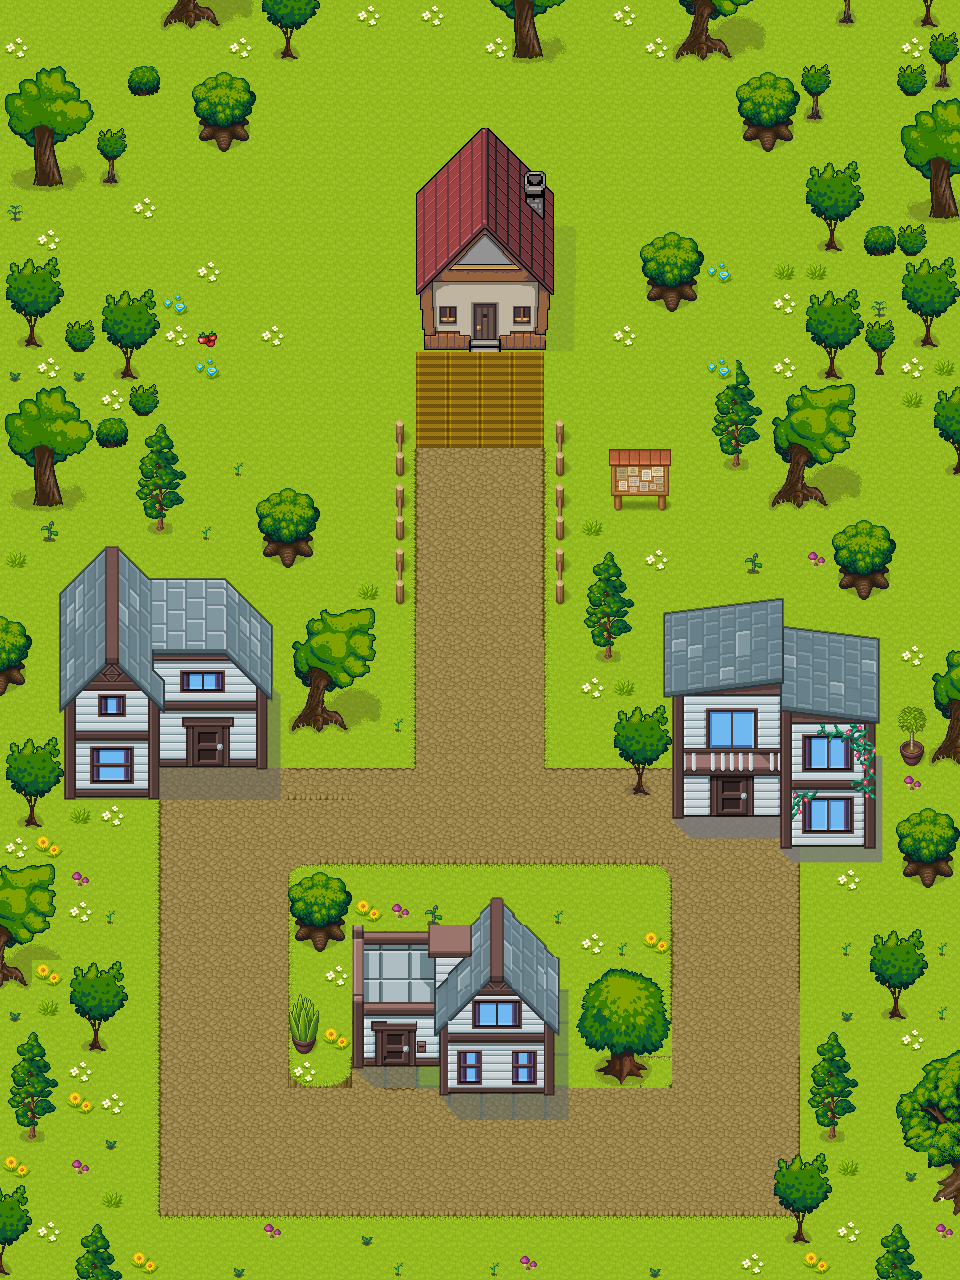

The image is a tile-based game level rendered from a .tmx file. Its description and source (layers, tilesets, objects; grid data summarised) follow:
An orthogonal 30x40 tile map with 32x32 px tiles, 3 tile layers (ground, stairs, object), 1 hidden layer not drawn, 8 tilesets and 1 object (health).

<map version="1.9" tiledversion="1.9.2" orientation="orthogonal" renderorder="right-down" width="30" height="40" tilewidth="32" tileheight="32" infinite="0" nextlayerid="10" nextobjectid="11">
 <editorsettings>
  <export target="worldmap.tmj" format="json" />
 </editorsettings>
 <tileset firstgid="1" name="tuxmon32x32" tilewidth="32" tileheight="32" tilecount="775" columns="25">
  <image source="tuxmon-32x32.png" width="816" height="1020" />
 </tileset>
 <tileset firstgid="776" name="pipoya32x32" tilewidth="32" tileheight="32" tilecount="1064" columns="8">
  <image source="pipoya.png" width="256" height="4256" />
 </tileset>
 <tileset firstgid="1840" name="trees32x32" tilewidth="32" tileheight="32" tilecount="1024" columns="32">
  <image source="trees-green.png" width="1024" height="1024" />
 </tileset>
 <tileset firstgid="2864" name="plants32x32" tilewidth="32" tileheight="32" tilecount="108" columns="9">
  <image source="plants.png" width="288" height="384" />
 </tileset>
 <tileset firstgid="2972" name="house32x32" tilewidth="32" tileheight="32" tilecount="35" columns="5">
  <image source="house1.png" width="163" height="228" />
 </tileset>
 <tileset firstgid="3007" name="friendhouse232x32" tilewidth="32" tileheight="32" tilecount="72" columns="8">
  <image source="friendhouse2.png" width="276" height="311" />
 </tileset>
 <tileset firstgid="3079" name="house332x32" tilewidth="32" tileheight="32" tilecount="64" columns="8">
  <image source="house3.png" width="259" height="280" />
 </tileset>
 <tileset firstgid="3143" name="myhouse32x32" tilewidth="35" tileheight="35" margin="3" tilecount="49" columns="7">
  <image source="myhouse.png" width="255" height="253" />
 </tileset>
 <layer id="1" name="ground" width="30" height="40" locked="1">
  <data>[1200 cells, 1200 non-empty, 4 distinct tile ids]</data>
 </layer>
 <objectgroup id="9" name="Object Layer 1">
  <object id="9" name="health" x="202" y="1181">
   <point />
  </object>
 </objectgroup>
 <layer id="5" name="stairs" width="30" height="40">
  <data>[1200 cells, 194 non-empty, 45 distinct tile ids]</data>
 </layer>
 <layer id="4" name="slider" width="30" height="40" visible="0">
  <data>[1200 cells, 162 non-empty, 51 distinct tile ids]</data>
 </layer>
 <layer id="6" name="object" width="30" height="40">
  <data>[1200 cells, 571 non-empty, 263 distinct tile ids]</data>
 </layer>
</map>
